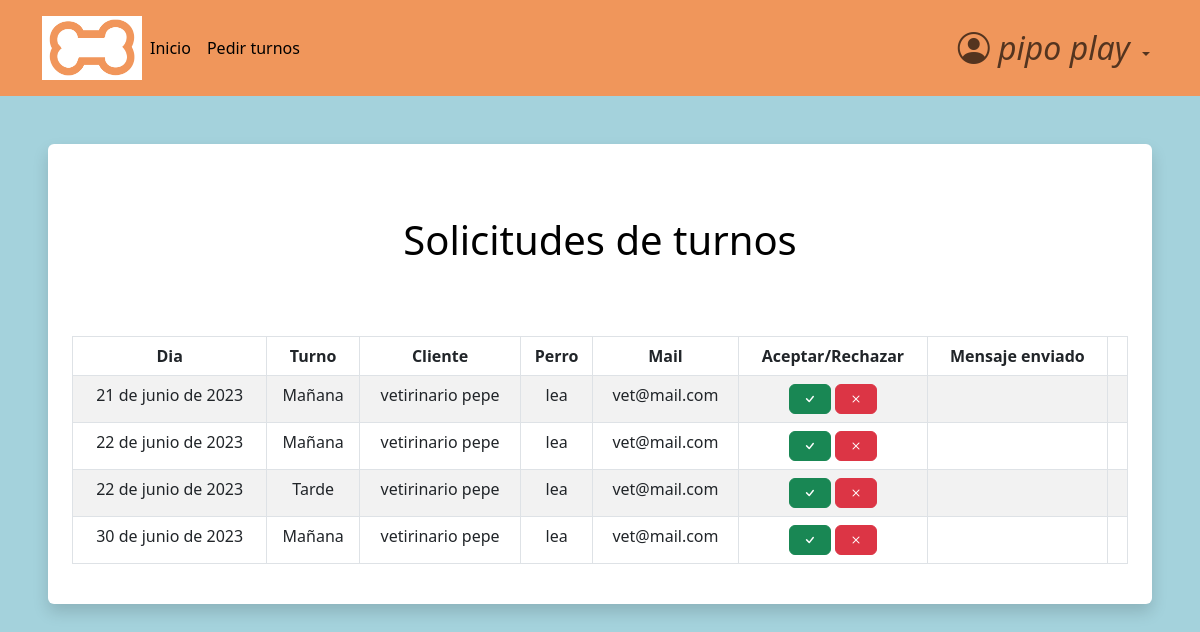
The app's page /turnos/shifts_panel/ (signed in), older data.
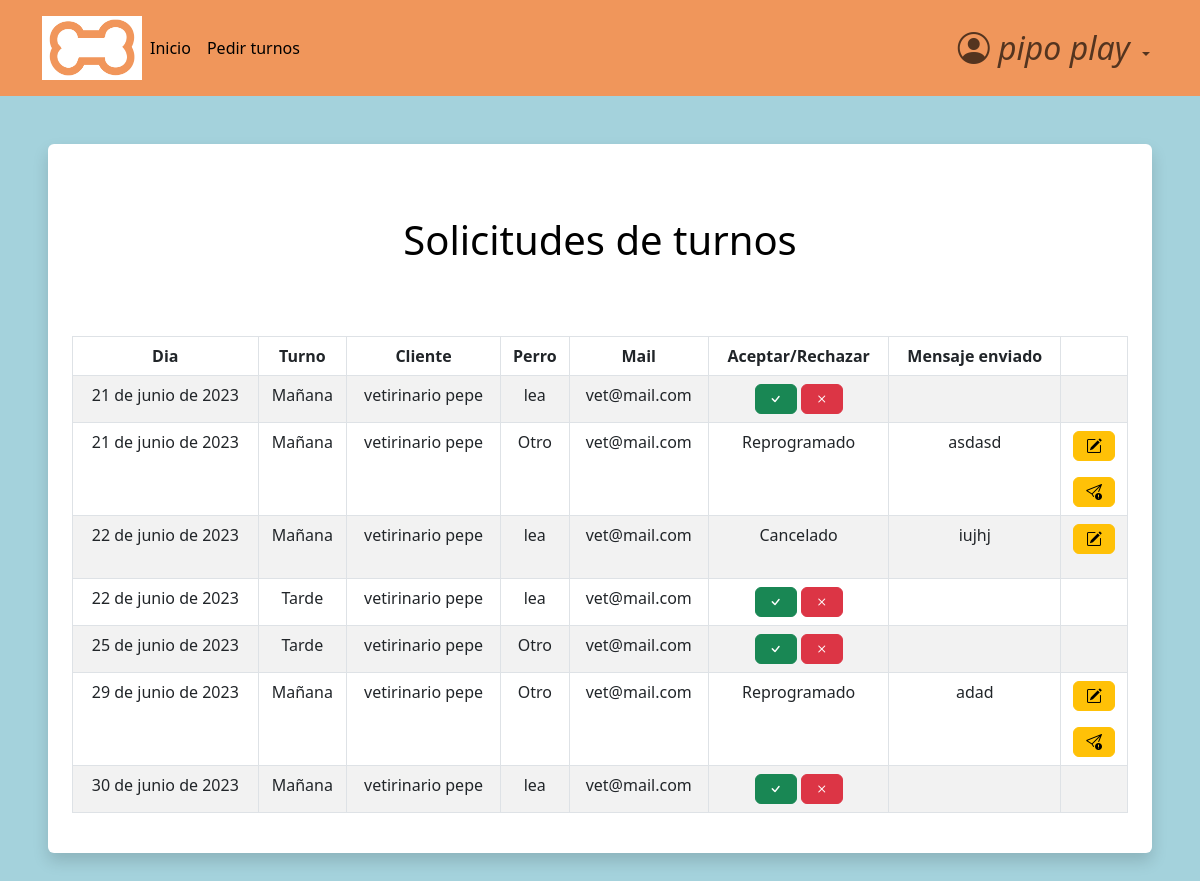
The same page, newer data.
### accounts/models.py (models this page shows, shortened)
class CustomUser(AbstractBaseUser, PermissionsMixin):
    email = models.EmailField(
        verbose_name="email",
        unique=True,
        max_length=40,
        error_messages={"unique":'El mail ya se encuentra registrado. Por favor ingrese otro.'}
    )
    name = models.CharField(
        max_length=30
    )
    surname = models.CharField(
        max_length=30,
        blank=True,
        null=True
    )
    address = models.CharField(
        max_length=30,
        blank=True,
        null=True
    )
    telephone = models.SlugField(
        max_length=15,
        blank=True,
        null=True,
    )
    is_active = models.BooleanField(
        default=True,
    )
    is_staff = models.BooleanField(
        default=False,
    )
    is_admin = models.BooleanField(
        default=False,
    )
    last_login = models.DateTimeField(
        verbose_name="last login",
        default=datetime.datetime.now,
    )
    is_veterinario = models.BooleanField(
        default=False,
    )
    USERNAME_FIELD = "email"    #variable por la cual se ingresa, dice username pero seria como 'campo que representa el inicio de sesion'
    REQUIRED_FIELDS = ['name',]    #no permite registros si no tiene estos campos completos
    objects = CustomUserManager()
    def __str__(self):
        return self.name + ' ' + str(self.surname or '')

### shifts/models.py (models this page shows, shortened)
class Appointment(models.Model):
    class Hour(models.TextChoices):
        mañana = "Mañana"
        tarde = "Tarde"
    user = models.ForeignKey(CustomUser, on_delete=models.CASCADE, null=True, blank=True)
    day = models.DateField(
        null=True,
        validators=[MinValueValidator(date.today, message="La fecha del turno debe ser despues de la fecha de hoy")],
    )
    time = models.CharField(max_length=10, choices=TIME_CHOICES, default="Mañana")
    description = models.CharField(max_length=200, blank=True)
    dog = models.ForeignKey(
        Dog,
        on_delete=models.CASCADE,
        null=True,
        blank=True,
    )
    status = models.CharField(max_length=50, default="Pendiente")
    mandado = models.CharField(max_length=50, default="1")

### dogs/models.py (models this page shows, shortened)
class Dog(models.Model):
    class Sex(models.TextChoices):
        macho = "Macho"
        hembra = "Hembra"
    class Breed(models.TextChoices):
        sin_raza = "Sin raza"
        coker = "Coker"
        pastor_aleman = "Pastor aleman"
        bulldog = "Bulldog"
        labrador = "Labrador"
        golden = "Golder"
        caniche = "Caniche"
        chihuahua = "Chihuahua"
        bulldog_frances = "Bulldog Frances"
        beagle = "Beagle"
        boxer = "Boxer"
        galgo = "Galgo"
        dalmata = "Dalmata"
        sharpei = "Shar pei"
    class Color(models.TextChoices):
        blanco = "Blanco"
        negro = "Negro"
        marron = "Marrón"
        blanco_y_negro = "Blanco y negro"
        otro = "Otro color"
    class Size(models.TextChoices):
        grande = "Grande"
        mediano = "Mediano"
        pequeño = "pequeño"
    name = models.CharField(
        max_length=30,
    )
    date_of_birth = models.DateField(
        null=True,
        validators=[MaxValueValidator(date.today, "La fecha de nacimiento del perro debe ser anterior a hoy")]
    )
    sex = models.CharField(
        max_length=10,
        choices=Sex.choices
    )
    breed = models.CharField(
        max_length=20,
        choices=Breed.choices
    )
    color = models.CharField(
        max_length=20,
        blank=True,
        choices=Color.choices,
        null=True,
    )
    size = models.CharField(
        max_length=10,
        null=True,
        blank=True,
        choices=Size.choices,
    )
    description = models.TextField(
        max_length=120,
        blank=True,
        null=True,
    )
    hidden = models.BooleanField(default=False)
    owner = models.ForeignKey(
        CustomUser,
        blank=True,
        on_delete=models.CASCADE,
        null=True
    )

### shifts/views.py (the view)
# urls.py: path('shifts_panel/', views.shifts_panel_view, name='shifts_panel'),
@login_required
def shifts_panel_view(request):
    today = datetime.today()
    minDate = today.strftime('%Y-%m-%d')
    deltatime = today + timedelta(days=360)
    strdeltatime = deltatime.strftime('%Y-%m-%d')
    maxDate = strdeltatime
    items = Appointment.objects.filter(day__range=[minDate, maxDate]).order_by('day','time')
    if request.method == 'POST':
        description = request.POST.get('description')
        redirect('shifts_panel')
    return render(request, 'shifts_panel.html', {
        'items':items,
    })

### shifts/templates/shifts_panel.html (shortened to what this page needs)
{% extends 'home.html' %}
{% load static %}
{% block content %}
<head>
  <link rel="stylesheet" href="https://cdnjs.cloudflare.com/ajax/libs/font-awesome/4.7.0/css/font-awesome.min.css" />
</head>
{% if user.is_authenticated %}
<div class="shadow p-4 mb-5 bg-body bg-body rounded text-black  m-5 ">
{% if items.exists %}
  <h1 class="text-center mt-5 mb-5">Solicitudes de turnos</h1>
    <br>
      <div class="table-responsive">
        <table class="table table-bordered table-striped table-hover mx-auto">
            <thead>
              <tr>
                <th class="text-center" scope="col">Dia</th>
                <th class="text-center" scope="col">Turno</th>
                <th class="text-center" scope="col">Cliente</th>
                <th class="text-center" scope="col">Perro</th>
                <th class="text-center" scope="col">Mail</th>
                <th class="text-center" scope="col">Aceptar/Rechazar</th>
                <th class="text-center" scope="col">Mensaje enviado</th>
                <th class="text-center" scope="col"></th>
              </tr>
            </thead>
            <tbody id="myTable">
                {% for item in items %}
                <tr>
                    <td class="text-center">{{item.day}}</td>
                    <td class="text-center">{{item.time}}</td>
                    <td class="text-center">{{item.user.name}} {{item.user.surname}}</td>
                    {% if item.dog == None %}
                      <td class="text-center">Otro</td>
                    {% else %}
                      <td class="text-center">{{item.dog.name}}</td>
                    {% endif %}
                    <td class="text-center">{{item.user.email}}</td>
                    {% if item.status == "Pendiente" %}
                        <td class="text-center">
                            <a href="{% url 'send_confirmation_message' item.id  %}" class="bi bi-check btn btn-success"></a>
                            <a href="{% url 'send_rejection_message' item.id %}" class="bi bi-x btn btn-danger"></a>
                        </td>
                    {% else %}
                        <td class="text-center">{{ item.status }}</td>
                    {% endif %}
                    <td class="text-center">{{item.description}}</td>
                    <td class="text-center">
                      {% if item.status == "Confirmado" or item.status == "Cancelado" or item.status == "Reprogramado" %}
                      <form method="POST" action="{% url 'modificate_action' item.id %}">
                        <button type="submit" class="bi bi-pencil-square btn btn-warning show_confirm_modificate" data-toggle="tooltip" title='Modificar elección'></button>
                      </form>
                        {% if item.status == "Confirmado" or item.status == "Reprogramado" %}
                        <a href="{% url 'reprogram_view' item.id %}" title="Reprogramar" class="bi bi-send-exclamation btn btn-warning"></a>
                        {% endif %}
                      {% endif %}
                    </td>
                </tr>
                {% endfor %}
            </tbody>
          </table>
        </div>
      {% else %}
        <h4 class="text-center">No hay turnos pendientes</h1>
      {% endif %}
</div>
{% else %}
<div class="shadow p-4 mb-5 bg-body bg-body rounded text-black  m-5">
  <h1 class="p-2  me-3">Primero debes iniciar sesión!</h1>
  <a href="{% url 'login' %}" class="btn btn-primary text-white">Iniciar sesión</a>
</div>
{% endif %}
{% endblock %}

### pages/templates/home.html (shortened to what this page needs)
{% extends 'base.html' %}
{%load static %}

### pages/templates/base.html (shortened to what this page needs)
<!DOCTYPE html>
<html>
{% load static %}
<head>
    {% block css %}
        <link rel="stylesheet" href="https://cdn.jsdelivr.net/npm/bootstrap-icons@1.10.5/font/bootstrap-icons.css">
    <link href="https://cdn.jsdelivr.net/npm/bootstrap@5.3.0-alpha3/dist/css/bootstrap.min.css" rel="stylesheet">
    <link rel="stylesheet" href="{% static 'css/styles.css' %}">
    {% endblock css %}
</head>
<body>
    <header>
            <nav class="navbar navbar-expand-lg header-ar">
                <div class="container">
                    <img src="{% static 'media/Logo2.png' %}" width="100" height="64" alt="Descripción de la imagen" >
                    <div class="collapse navbar-collapse show " id="navbarBasic">
                        <ul class="navbar-nav me-auto mb-2 mb-lg-0">
                            <li class="nav-item">
                                <a class="nav-link active" aria-current="page" href="{% url 'home' %}">Inicio</a>
                            </li>
                            {% if user.is_authenticated %}
                                {% if user.is_veterinario %}
                                    <li class="nav-item">
                                        <a class="nav-link active" aria-current="page" href="{% url 'list_users' %}">Lista de Clientes</a>
                                    </li>
                                    <li class="nav-item">
                                        <a class="nav-link active" aria-current="page" href="{% url 'client_registration' %}">Registrar cliente</a>
                                    </li>
                                    <li class="nav-item">
                                        <a class="nav-link active" aria-current="page" href="{% url 'shifts_panel'  %}">Turnos</a>
                                    </li>
                                    <ul>
                                        <form class="d-flex" method=POST action="{% url 'search_user' %}">
                                            {% csrf_token %}
                                            <input type="search" class="form-control me-2" placeholder="Buscar Cliente" aria-label="Search" name="buscado">
                                            <button class="btn btn-outline-secondary" type="submit">Buscar</button>
                                        </form>
                                    </ul>
                                {% else %}
                                    <li class="nav-item">
                                        <a class="nav-link active" aria-current="page" href="{% url 'calendar' user.id %}">Pedir turnos</a>
                                    </li>
                                {% endif %}
                                </ul>
                                    <ul class="navbar-nav mb-2 mb-lg-0 ">
                                        <li class="nav-item dropdown">
                                            <a class="nav-link dropdown-toggle icono-user" role="button" data-bs-toggle="dropdown" aria-expanded="False">
                                                {% if user.is_veterinario %}
                                                    <i class="bi bi-person-circle">
                                                        Veterinario
                                                    </i>
                                                {% else %}
                                                    <i class="bi bi-person-circle">
                                                        {{ user }}
                                                    </i>
                                                {% endif %}
                                            </a>
                                        </li>
                                    </ul>
                        {% endif %}
                </div>
            </div>
        </nav>
    </header>
{% block content %}
{% endblock content %}
</body>
</html>

### pages/static/css/styles.css (style rules this page uses)
html { box-sizing: border-box; font-size: 16px; scroll-behavior: smooth; }
body { margin: 0; padding: 0; overflow-x: hidden; background-color: #a4d2dc; }
a { text-decoration: none; }
.icono-user i { font-size: 2rem; }
.header-ar { background-color: #f0965b; padding: 1rem; }

Row changes from the older to the newer data that the page shows:
added Appointment: day "21 de junio de 2023", time "Mañana", user.name "vetirinario", user.surname "pepe", shows "Otro", user.email "vet@mail.com", status "Reprogramado", description "asdasd"
changed Appointment: status (not shown) → "Cancelado"; description (not shown) → "iujhj"
added Appointment: day "25 de junio de 2023", time "Tarde", user.name "vetirinario", user.surname "pepe", shows "Otro", user.email "vet@mail.com", status "Pendiente" (drawn)
added Appointment: day "29 de junio de 2023", time "Mañana", user.name "vetirinario", user.surname "pepe", shows "Otro", user.email "vet@mail.com", status "Reprogramado", description "adad"
